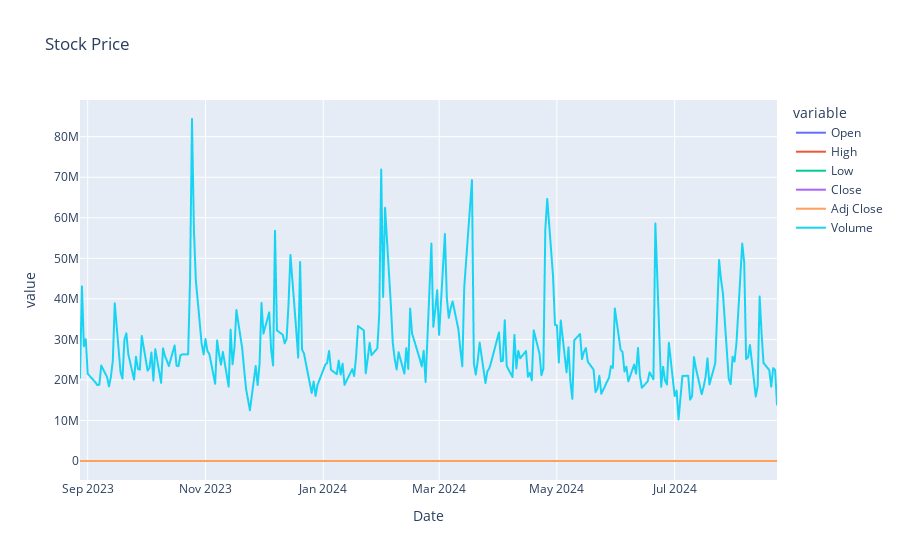

The cell this chart's notebook holds for it:
### Code cell
# make a plot on plotly
fig = px.line(df, x='Date', y=df.columns, title='Stock Price')
fig.show()

### Figure 1 — Plotly figure (JSON) as saved in the notebook; plotly's stock layout.template omitted (floating-point values rounded to 4 significant figures; data arrays with more than 128 entries replaced by an {"elided": "..."} marker saying what was removed)
{"data": [{"hovertemplate": "variable=Open<br>Date=%{x}<br>value=%{y}<extra></extra>", "legendgroup": "Open", "line": {"color": "#636efa", "dash": "solid"}, "marker": {"symbol": "circle"}, "mode": "lines", "name": "Open", "showlegend": true, "type": "scattergl", "x": {"elided": "250 str values"}, "xaxis": "x", "y": {"elided": "250 float values"}, "yaxis": "y"}, {"hovertemplate": "variable=High<br>Date=%{x}<br>value=%{y}<extra></extra>", "legendgroup": "High", "line": {"color": "#EF553B", "dash": "solid"}, "marker": {"symbol": "circle"}, "mode": "lines", "name": "High", "showlegend": true, "type": "scattergl", "x": {"elided": "250 str values"}, "xaxis": "x", "y": {"elided": "250 float values"}, "yaxis": "y"}, {"hovertemplate": "variable=Low<br>Date=%{x}<br>value=%{y}<extra></extra>", "legendgroup": "Low", "line": {"color": "#00cc96", "dash": "solid"}, "marker": {"symbol": "circle"}, "mode": "lines", "name": "Low", "showlegend": true, "type": "scattergl", "x": {"elided": "250 str values"}, "xaxis": "x", "y": {"elided": "250 float values"}, "yaxis": "y"}, {"hovertemplate": "variable=Close<br>Date=%{x}<br>value=%{y}<extra></extra>", "legendgroup": "Close", "line": {"color": "#ab63fa", "dash": "solid"}, "marker": {"symbol": "circle"}, "mode": "lines", "name": "Close", "showlegend": true, "type": "scattergl", "x": {"elided": "250 str values"}, "xaxis": "x", "y": {"elided": "250 float values"}, "yaxis": "y"}, {"hovertemplate": "variable=Adj Close<br>Date=%{x}<br>value=%{y}<extra></extra>", "legendgroup": "Adj Close", "line": {"color": "#FFA15A", "dash": "solid"}, "marker": {"symbol": "circle"}, "mode": "lines", "name": "Adj Close", "showlegend": true, "type": "scattergl", "x": {"elided": "250 str values"}, "xaxis": "x", "y": {"elided": "250 float values"}, "yaxis": "y"}, {"hovertemplate": "variable=Volume<br>Date=%{x}<br>value=%{y}<extra></extra>", "legendgroup": "Volume", "line": {"color": "#19d3f3", "dash": "solid"}, "marker": {"symbol": "circle"}, "mode": "lines", "name": "Volume", "showlegend": true, "type": "scattergl", "x": {"elided": "250 str values"}, "xaxis": "x", "y": {"elided": "250 int values"}, "yaxis": "y"}], "layout": {"legend": {"title": {"text": "variable"}, "tracegroupgap": 0}, "title": {"text": "Stock Price"}, "xaxis": {"anchor": "y", "domain": [0, 1], "title": {"text": "Date"}}, "yaxis": {"anchor": "x", "domain": [0, 1], "title": {"text": "value"}}}}
